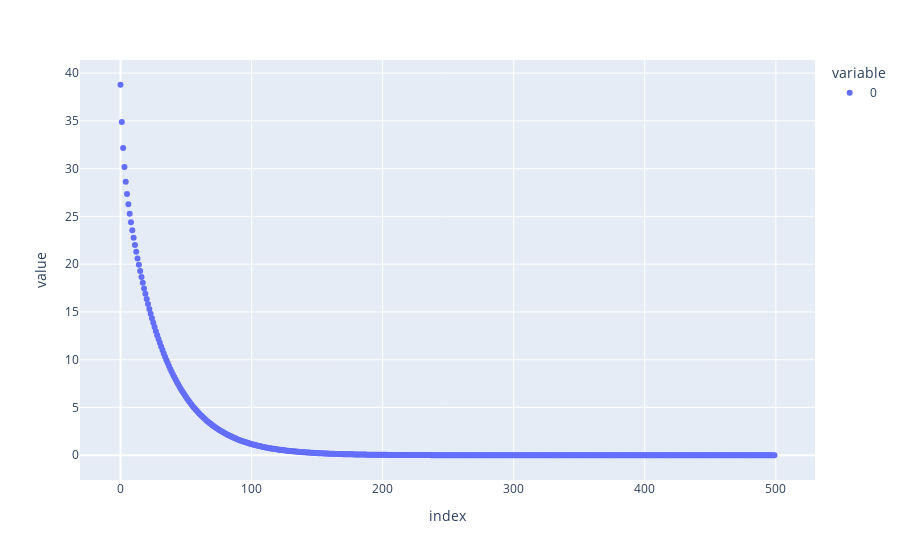

Here is the notebook cell this chart was saved with:
### Code cell
px.scatter(losses)

### Figure 1 — Plotly figure (JSON) as saved in the notebook; plotly's stock layout.template omitted (floating-point values rounded to 4 significant figures; data arrays with more than 128 entries replaced by an {"elided": "..."} marker saying what was removed)
{"data": [{"hovertemplate": "variable=0<br>index=%{x}<br>value=%{y}<extra></extra>", "legendgroup": "0", "marker": {"color": "#636efa", "symbol": "circle"}, "mode": "markers", "name": "0", "orientation": "v", "showlegend": true, "type": "scatter", "x": {"elided": "500 int values"}, "xaxis": "x", "y": {"elided": "500 float values"}, "yaxis": "y"}], "layout": {"legend": {"title": {"text": "variable"}, "tracegroupgap": 0}, "margin": {"t": 60}, "xaxis": {"anchor": "y", "domain": [0, 1], "title": {"text": "index"}}, "yaxis": {"anchor": "x", "domain": [0, 1], "title": {"text": "value"}}}}
